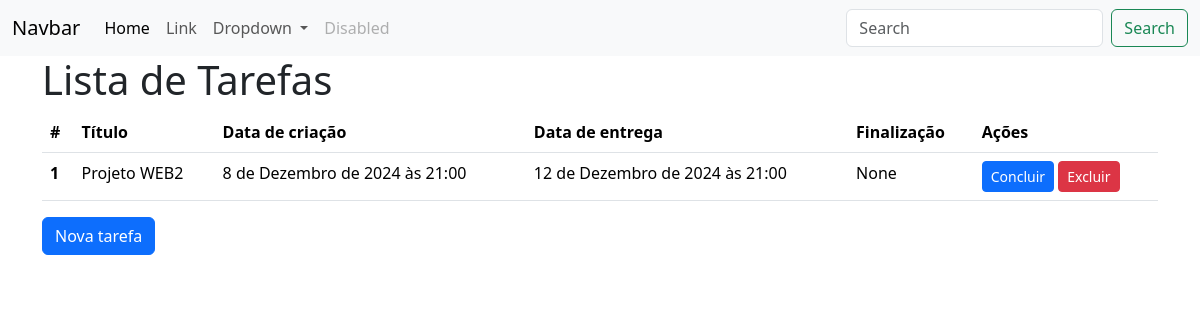
Before: / with the older database file.
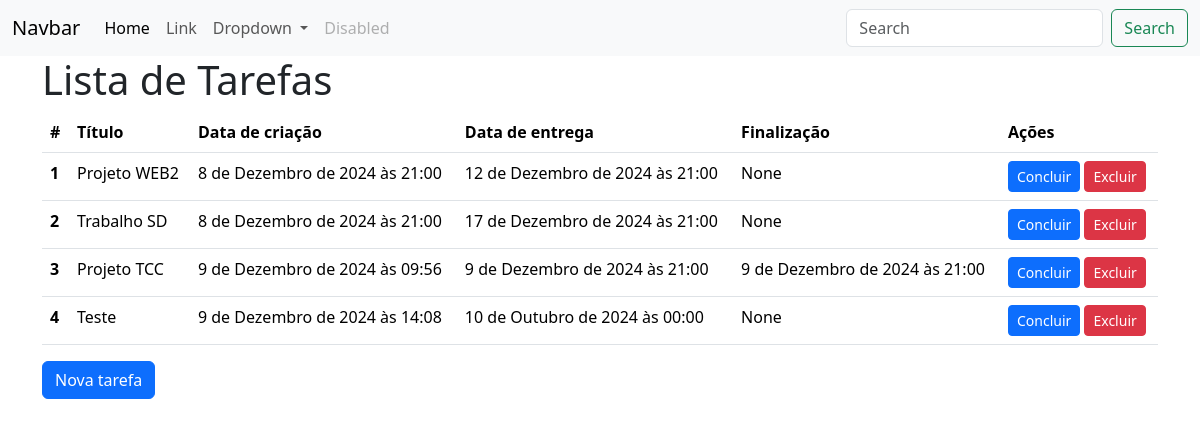
After: the same page with the newer database file.
### gerenciador_tarefas/models.py (models this page shows)
class Tarefa(models.Model):
    titulo = models.CharField(max_length=100, null=False, blank=False)
    data_criacao = models.DateTimeField(auto_now_add=True, null=False, blank=False)
    data_entrega = models.DateTimeField(null=False, blank=False)
    data_finalizacao = models.DateTimeField(null=True)

### gerenciador_tarefas/views.py (the view)
# urls.py: path("", TarefasListView.as_view(), name="tarefa_lista"),
class TarefasListView(ListView) :
    model = Tarefa

### gerenciador_tarefas/templates/gerenciador_tarefas/tarefa_list.html (shortened to what this page needs)
<!doctype html>
<html lang="en">
  <head>
    <link href="https://cdn.jsdelivr.net/npm/bootstrap@5.3.3/dist/css/bootstrap.min.css" rel="stylesheet">
  </head>
  <body>
    <nav class="navbar navbar-expand-lg bg-body-tertiary">
        <div class="container-fluid">
          <a class="navbar-brand" href="#">Navbar</a>
          <div class="collapse navbar-collapse" id="navbarSupportedContent">
            <ul class="navbar-nav me-auto mb-2 mb-lg-0">
              <li class="nav-item">
                <a class="nav-link active" aria-current="page" href="#">Home</a>
              </li>
              <li class="nav-item">
                <a class="nav-link" href="#">Link</a>
              </li>
              <li class="nav-item dropdown">
                <a class="nav-link dropdown-toggle" href="#" role="button" data-bs-toggle="dropdown" aria-expanded="false">
                  Dropdown
                </a>
              </li>
              <li class="nav-item">
                <a class="nav-link disabled" aria-disabled="true">Disabled</a>
              </li>
            </ul>
            <form class="d-flex" role="search">
              <input class="form-control me-2" type="search" placeholder="Search" aria-label="Search">
              <button class="btn btn-outline-success" type="submit">Search</button>
            </form>
          </div>
        </div>
      </nav>
      <main class="container">
        <h1>Lista de Tarefas</h1>
        <table class="table">
            <thead>
              <tr>
                <th scope="col">#</th>
                <th scope="col">Título</th>
                <th scope="col">Data de criação</th>
                <th scope="col">Data de entrega</th>
                <th scope="col">Finalização</th>
                <th scope="col">Ações</th>
              </tr>
            </thead>
            <tbody>
                {% for tarefa in tarefa_list %}
                    <tr>
                        <th scope="row">{{ tarefa.pk }}</th>
                        <td>{{ tarefa.titulo }}</td>
                        <td>{{ tarefa.data_criacao }}</td>
                        <td>{{ tarefa.data_entrega }}</td>
                        <td>{{ tarefa.data_finalizacao }}</td>
                        <td>
                          <a href="#" class="btn btn-primary btn-sm">Concluir</a>
                          <a href="#" class="btn btn-danger btn-sm">Excluir</a>
                        </td>
                    </tr>
                {% endfor %}
            </tbody>
          </table>
          <a href="{% url 'tarefa_form' %}" class="btn btn-primary">Nova tarefa</a>
      </main>
    </body>
</html>

Changed rows visible on the page:
added Tarefa: pk "2", titulo "Trabalho SD", data_criacao "8 de Dezembro de 2024 às 21:00", data_entrega "17 de Dezembro de 2024 às 21:00", data_finalizacao "None"
added Tarefa: pk "3", titulo "Projeto TCC", data_criacao "9 de Dezembro de 2024 às 09:56", data_entrega "9 de Dezembro de 2024 às 21:00", data_finalizacao "9 de Dezembro de 2024 às 21:00"
added Tarefa: pk "4", titulo "Teste", data_criacao "9 de Dezembro de 2024 às 14:08", data_entrega "10 de Outubro de 2024 às 00:00", data_finalizacao "None"
